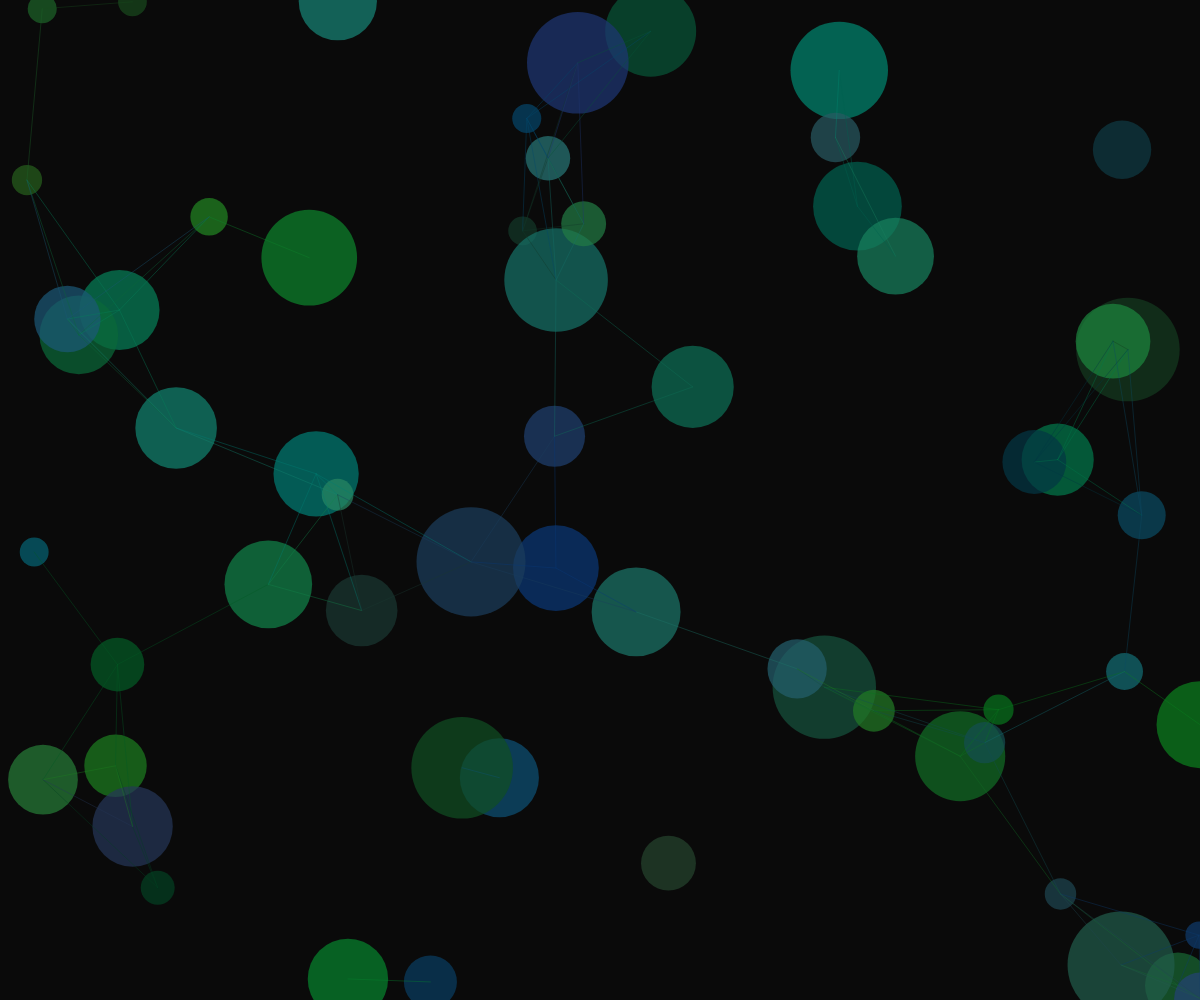
Frame 1 (no input)
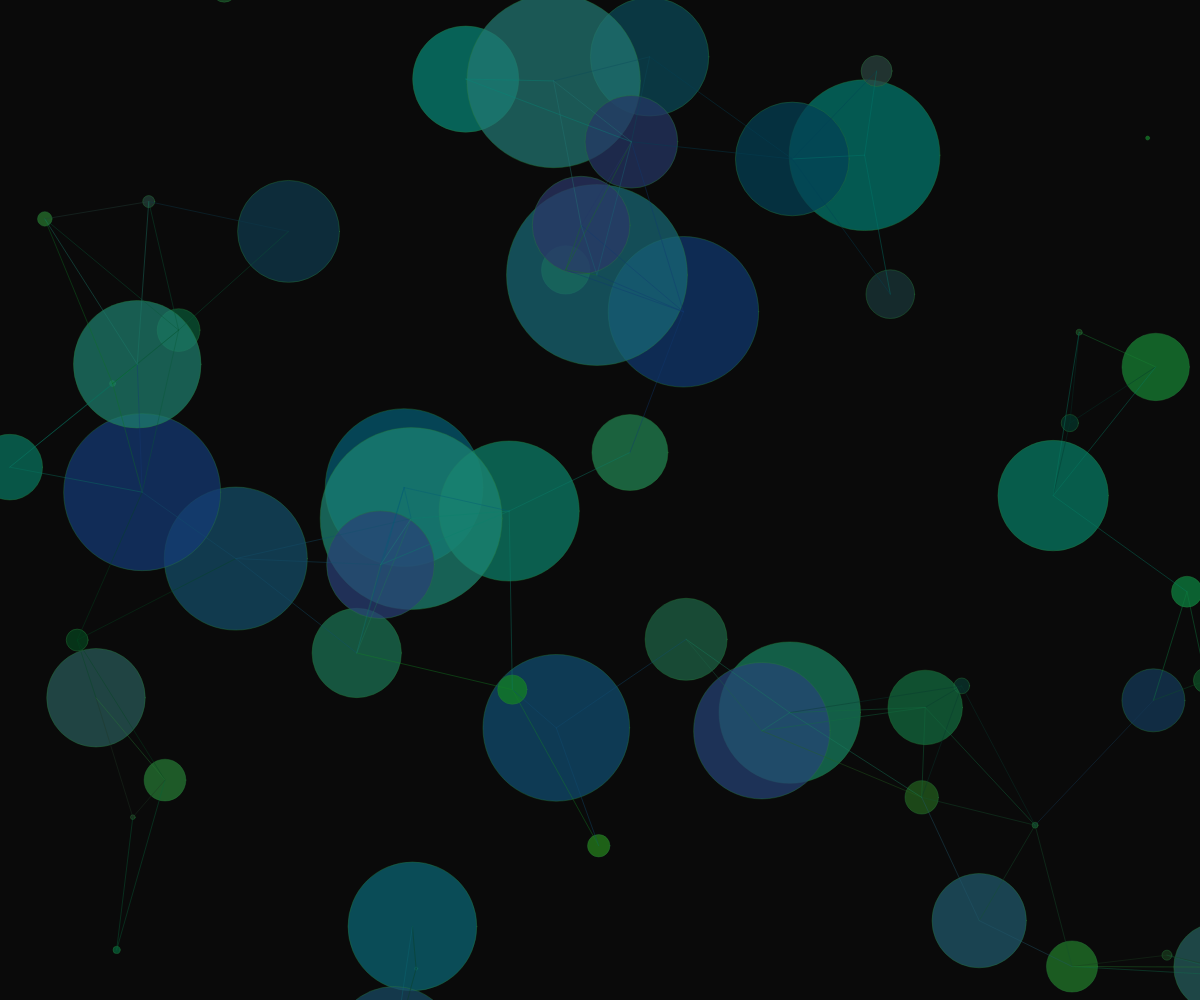
Frame 60 (no input)
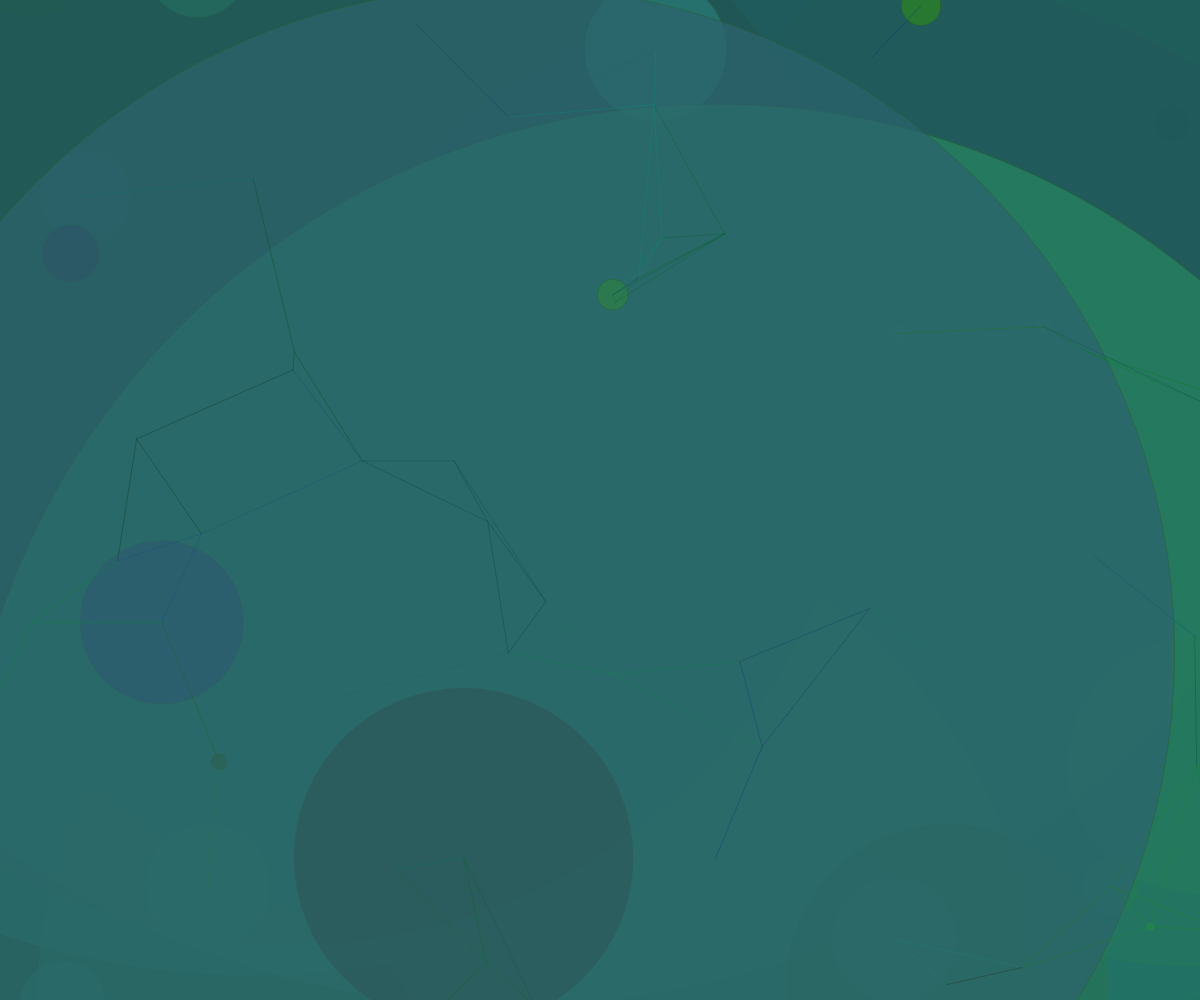
Frame 120 (the mouse pressed at the canvas centre since frame 60)

The p5.js sketch that drew these frames (run headless with seeded random() and noise() and a simulated clock; from frame 60 on, the mouse is pressed at the canvas centre):

// p5.js sketch
// ── sketch.js
let forms = [];
let connections = [];
let colorShift = 0;
let pulse = 0;

function setup() {
  createCanvas(windowWidth, windowHeight);
  noStroke();
  
  // Initialize network of fluid forms
  for (let i = 0; i < 60; i++) {
    forms.push({
      x: random(width),
      y: random(height),
      size: random(25, 110),
      speed: random(0.4, 1.8),
      angle: random(TWO_PI),
      color: color(random(200, 255), random(100, 200), random(50, 150), 200),
      connections: [],
      burst: false,
      burstTimer: 0
    });
  }
}

function draw() {
  background(10);
  
  // Update pulse for color transitions
  pulse += 0.04;
  
  // Update and display forms
  for (let i = 0; i < forms.length; i++) {
    let form = forms[i];
    
    // Drift and change shape
    form.x += cos(form.angle) * form.speed;
    form.y += sin(form.angle) * form.speed;
    form.angle += random(-0.06, 0.06);
    form.size += sin(frameCount * 0.03 + i) * 1.5;
    
    // Add occasional bursts of energy
    if (frameCount % 80 === 0 && i % 3 === 0) {
      form.burst = true;
      form.burstTimer = 0;
    }
    
    if (form.burst) {
      form.burstTimer++;
      form.size *= 1.08;
      form.speed *= 1.04;
      
      if (form.burstTimer > 30) {
        form.burst = false;
      }
    }
    
    // Wrap around screen
    if (form.x < -50) form.x = width + 50;
    if (form.x > width + 50) form.x = -50;
    if (form.y < -50) form.y = height + 50;
    if (form.y > height + 50) form.y = -50;
    
    // Update color with more abrupt shifts
    let hue = (colorShift + i * 0.7) % 360;
    let sat = 95 + sin(pulse + i * 0.8) * 40;
    let bri = 75 + sin(pulse * 3 + i) * 45;
    form.color = color(hue, sat, bri, 180);
    
    // Draw main form
    fill(form.color);
    ellipse(form.x, form.y, form.size);
  }
  
  // Draw connections between nearby forms with more vivid colors
  beginShape(LINES);
  let connectionCount = 0;
  for (let i = 0; i < forms.length; i++) {
    let form = forms[i];
    for (let j = i + 1; j < forms.length; j++) {
      if (connectionCount > 300) break; // Limit connections per frame
      
      let other = forms[j];
      let d = dist(form.x, form.y, other.x, other.y);
      
      if (d < 180) {
        // Use the color of the first form to determine line color
        stroke(red(form.color), green(form.color), blue(form.color), 100);
        vertex(form.x, form.y);
        vertex(other.x, other.y);
        connectionCount++;
      }
    }
  }
  endShape();
  
  colorShift += 0.04;
}

function windowResized() {
  resizeCanvas(windowWidth, windowHeight);
}
